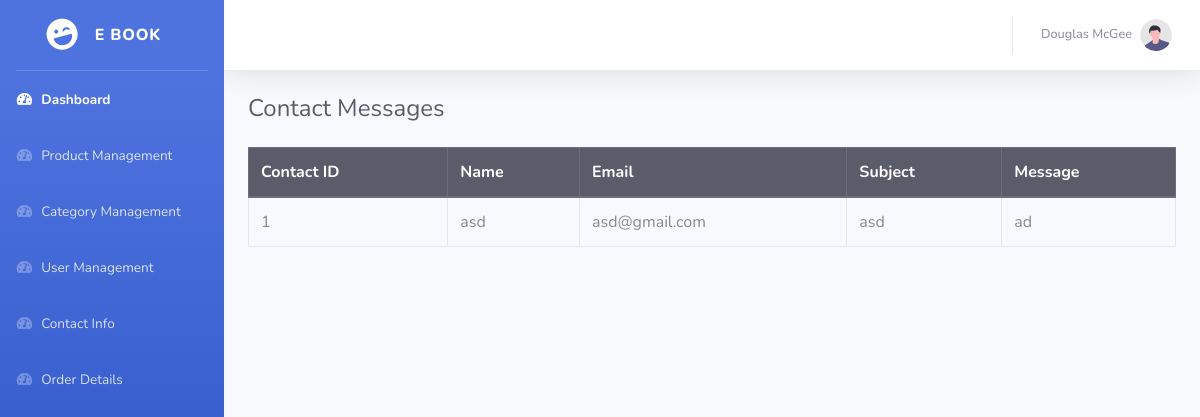
Screenshot of /backend/contactinfo.php (signed in) with the database file from the repository.
### tables this page shows
CREATE TABLE `contactinfo` (
  `contactid` int(11) NOT NULL,
  `name` varchar(50) NOT NULL,
  `email` varchar(50) NOT NULL,
  `subject` varchar(50) NOT NULL,
  `message` varchar(200) NOT NULL
);

### backend/contactinfo.php (the view, shortened to what this page needs)
<!DOCTYPE html>
<html lang="en">
<head>
    <link href="vendor/fontawesome-free/css/all.min.css" rel="stylesheet" type="text/css">
    <link href="css/sb-admin-2.min.css" rel="stylesheet">
</head>
<body id="page-top">
<div id="wrapper">
    <?php include('./sidebar.php'); ?>
    <div id="content-wrapper" class="d-flex flex-column">
        <div id="content">
            <?php include('./navbar.php'); ?>
            <div class="container-fluid px-4">
                <h1 class="h4 text-gray-800 mb-4">Contact Messages</h1>
                <table class="table table-bordered">
                    <thead class="thead-dark">
                        <tr>
                            <th scope="col">Contact ID</th>
                            <th scope="col">Name</th>
                            <th scope="col">Email</th>
                            <th scope="col">Subject</th>
                            <th scope="col">Message</th>
                        </tr>
                    </thead>
                    <tbody>
                        <?php
                        include('./connection.php');
                        $sql = "SELECT * FROM contactinfo ORDER BY contactid DESC";
                        $result = mysqli_query($conn, $sql);
                        if (mysqli_num_rows($result) > 0) {
                            while ($row = mysqli_fetch_assoc($result)) {
                                echo "<tr>
                                        <td>{$row['contactid']}</td>
                                        <td>{$row['name']}</td>
                                        <td>{$row['email']}</td>
                                        <td>{$row['subject']}</td>
                                        <td>{$row['message']}</td>
                                      </tr>";
                            }
                        } else {
                            echo "<tr><td colspan='5' class='text-center'>No messages found</td></tr>";
                        }
                        ?>
                    </tbody>
                </table>
            </div>
        </div>
    </div>
</div>
</body>
</html>

### rows the page displays
contactinfo: contactid "1", name "asd", email "asd@gmail.com", subject "asd", message "ad"
